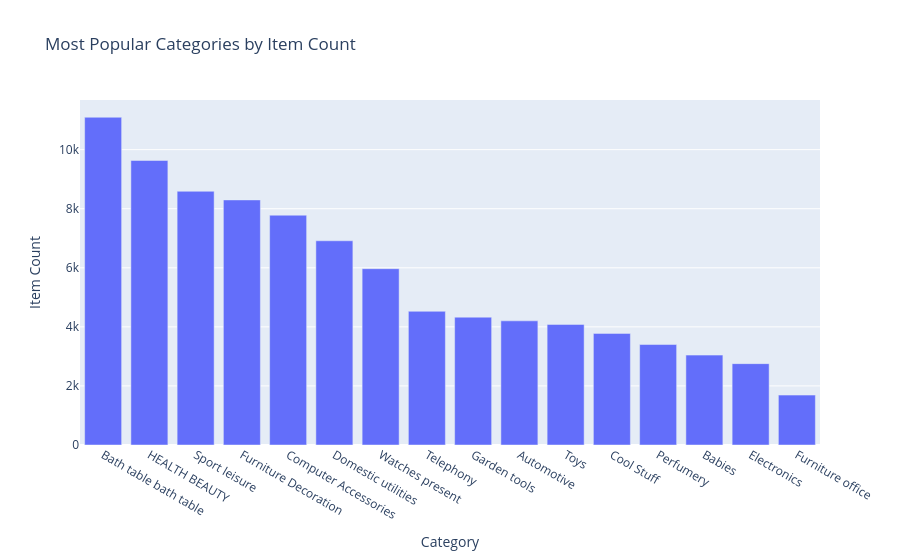
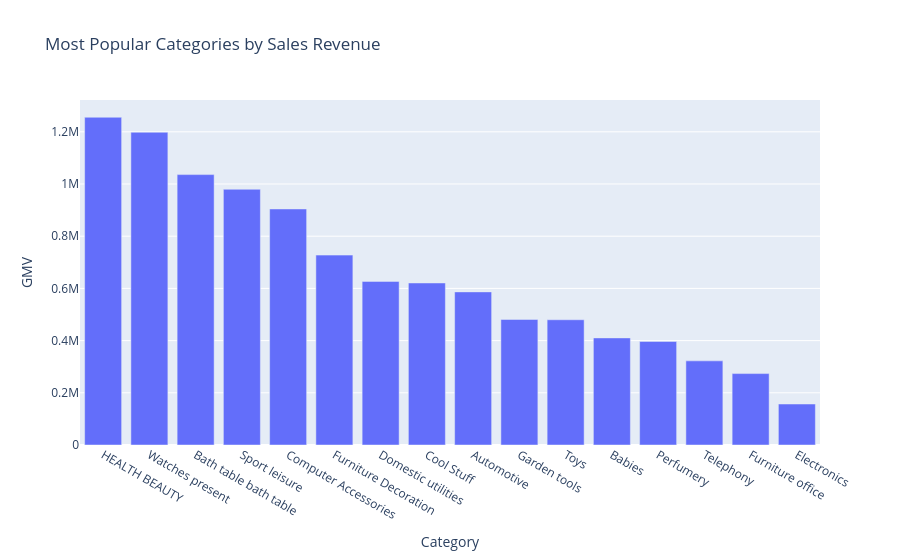
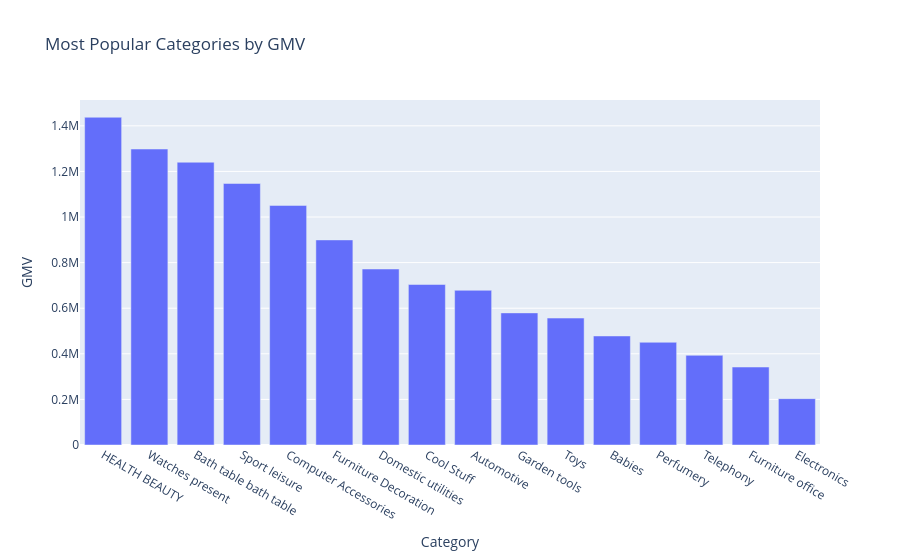

Notebook code cell kept with these figures, in order:
### Markdown cell above
## 4. SQL Task 2 — Most popular categories

Defining popularity in 3 ways: **(1)** by **item count**, **(2)** by **order count**, and by (3) **Category GMV**

### Code cell
sql_popular_categories = '''
WITH base AS (
  SELECT
    p.product_category_name_en AS product_category_name,
    COUNT(*) AS item_cnt,
    SUM(oi.price) AS sales,
    SUM(oi.price + IFNULL(oi.freight_value,0)) AS gross
  FROM order_items oi
    JOIN orders o ON o.order_id = oi.order_id
    JOIN products p ON p.product_id = oi.product_id
  WHERE TRUE
    AND o.order_status IN ('delivered', 'shipped', 'invoiced', 'processing', 'created', 'approved')
  GROUP BY p.product_category_name_en
),

-- Creating ranks for each category based on the different metrics.  Using RANK() instead of ROW_NUMBER() because RANK() allows for ties.
rank_cnt AS (
  SELECT *, RANK() OVER (ORDER BY item_cnt DESC) AS r_cnt FROM base
),
rank_sales AS (
  SELECT *, RANK() OVER (ORDER BY sales DESC) AS r_gmv FROM base
),
rank_gross AS (
  SELECT *, RANK() OVER (ORDER BY gross DESC) AS r_gross FROM base
)

SELECT
  b.product_category_name,
  b.item_cnt,
  b.sales,
  b.gross,
  rc.r_cnt,
  rs.r_gmv,
  rg.r_gross
FROM base b
  JOIN rank_cnt rc USING (product_category_name, item_cnt, sales, gross)
  JOIN rank_sales rs USING (product_category_name, item_cnt, sales, gross)
  JOIN rank_gross rg USING (product_category_name, item_cnt, sales, gross)
WHERE TRUE
  AND (
    rc.r_cnt <= 15 
    OR 
    rs.r_gmv <= 15 
    OR 
    rg.r_gross <= 15
  )
ORDER BY r_gmv, r_cnt, r_gross;
'''
popular_categories = pd.read_sql(sql_popular_categories, con)

sorted_popular_categories = popular_categories.sort_values('item_cnt', ascending=False)
fig1 = px.bar(sorted_popular_categories, x='product_category_name', y='item_cnt',
              title='Most Popular Categories by Item Count', hover_data=['sales','gross'])
fig1.update_layout(xaxis_title='Category', yaxis_title='Item Count')
fig1.show()

fig2 = px.bar(popular_categories, x='product_category_name', y='sales',
              title='Most Popular Categories by Sales Revenue', hover_data=['item_cnt','gross'])
fig2.update_layout(xaxis_title='Category', yaxis_title='GMV')
fig2.show()

fig3 = px.bar(popular_categories, x='product_category_name', y='gross',
              title='Most Popular Categories by GMV', hover_data=['item_cnt','sales'])
fig3.update_layout(xaxis_title='Category', yaxis_title='GMV')
fig3.show()

popular_categories.head(20)

### Figure 1 — Plotly figure (JSON) as saved in the notebook; plotly's stock layout.template omitted (floating-point values rounded to 4 significant figures)
{"data": [{"alignmentgroup": "True", "customdata": [[1036000.0, 1240000.0], [1256000.0, 1438000.0], [979700.0, 1147000.0], [727500.0, 899600.0], [904300.0, 1051000.0], [626800.0, 772000.0], [1198000.0, 1298000.0], [322300.0, 393300.0], [481000.0, 579500.0], [586600.0, 678600.0], [479800.0, 556800.0], [620800.0, 704100.0], [396600.0, 450600.0], [410300.0, 478320], [157100.0, 203400.0], [273600.0, 342100.0]], "hovertemplate": "product_category_name=%{x}<br>item_cnt=%{y}<br>sales=%{customdata[0]}<br>gross=%{customdata[1]}<extra></extra>", "legendgroup": "", "marker": {"color": "#636efa", "pattern": {"shape": ""}}, "name": "", "offsetgroup": "", "orientation": "v", "showlegend": false, "textposition": "auto", "type": "bar", "x": ["Bath table bath table", "HEALTH BEAUTY", "Sport leisure", "Furniture Decoration", "Computer Accessories", "Domestic utilities", "Watches present", "Telephony", "Garden tools", "Automotive", "Toys", "Cool Stuff", "Perfumery", "Babies", "Electronics", "Furniture office"], "xaxis": "x", "y": [11097, 9634, 8590, 8298, 7781, 6915, 5970, 4527, 4328, 4204, 4083, 3779, 3402, 3043, 2755, 1690], "yaxis": "y"}], "layout": {"barmode": "relative", "legend": {"tracegroupgap": 0}, "title": {"text": "Most Popular Categories by Item Count"}, "xaxis": {"anchor": "y", "domain": [0, 1], "title": {"text": "Category"}}, "yaxis": {"anchor": "x", "domain": [0, 1], "title": {"text": "Item Count"}}}}

### Figure 2 — Plotly figure (JSON) as saved in the notebook; plotly's stock layout.template omitted (floating-point values rounded to 4 significant figures)
{"data": [{"alignmentgroup": "True", "customdata": [[9634, 1438000.0], [5970, 1298000.0], [11097, 1240000.0], [8590, 1147000.0], [7781, 1051000.0], [8298, 899600.0], [6915, 772000.0], [3779, 704100.0], [4204, 678600.0], [4328, 579500.0], [4083, 556800.0], [3043, 478320], [3402, 450600.0], [4527, 393300.0], [1690, 342100.0], [2755, 203400.0]], "hovertemplate": "product_category_name=%{x}<br>sales=%{y}<br>item_cnt=%{customdata[0]}<br>gross=%{customdata[1]}<extra></extra>", "legendgroup": "", "marker": {"color": "#636efa", "pattern": {"shape": ""}}, "name": "", "offsetgroup": "", "orientation": "v", "showlegend": false, "textposition": "auto", "type": "bar", "x": ["HEALTH BEAUTY", "Watches present", "Bath table bath table", "Sport leisure", "Computer Accessories", "Furniture Decoration", "Domestic utilities", "Cool Stuff", "Automotive", "Garden tools", "Toys", "Babies", "Perfumery", "Telephony", "Furniture office", "Electronics"], "xaxis": "x", "y": [1256000.0, 1198000.0, 1036000.0, 979700.0, 904300.0, 727500.0, 626800.0, 620800.0, 586600.0, 481000.0, 479800.0, 410300.0, 396600.0, 322300.0, 273600.0, 157100.0], "yaxis": "y"}], "layout": {"barmode": "relative", "legend": {"tracegroupgap": 0}, "title": {"text": "Most Popular Categories by Sales Revenue"}, "xaxis": {"anchor": "y", "domain": [0, 1], "title": {"text": "Category"}}, "yaxis": {"anchor": "x", "domain": [0, 1], "title": {"text": "GMV"}}}}

### Figure 3 — Plotly figure (JSON) as saved in the notebook; plotly's stock layout.template omitted (floating-point values rounded to 4 significant figures)
{"data": [{"alignmentgroup": "True", "customdata": [[9634, 1256000.0], [5970, 1198000.0], [11097, 1036000.0], [8590, 979700.0], [7781, 904300.0], [8298, 727500.0], [6915, 626800.0], [3779, 620800.0], [4204, 586600.0], [4328, 481000.0], [4083, 479800.0], [3043, 410300.0], [3402, 396600.0], [4527, 322300.0], [1690, 273600.0], [2755, 157100.0]], "hovertemplate": "product_category_name=%{x}<br>gross=%{y}<br>item_cnt=%{customdata[0]}<br>sales=%{customdata[1]}<extra></extra>", "legendgroup": "", "marker": {"color": "#636efa", "pattern": {"shape": ""}}, "name": "", "offsetgroup": "", "orientation": "v", "showlegend": false, "textposition": "auto", "type": "bar", "x": ["HEALTH BEAUTY", "Watches present", "Bath table bath table", "Sport leisure", "Computer Accessories", "Furniture Decoration", "Domestic utilities", "Cool Stuff", "Automotive", "Garden tools", "Toys", "Babies", "Perfumery", "Telephony", "Furniture office", "Electronics"], "xaxis": "x", "y": [1438000.0, 1298000.0, 1240000.0, 1147000.0, 1051000.0, 899600.0, 772000.0, 704100.0, 678600.0, 579500.0, 556800.0, 478320, 450600.0, 393300.0, 342100.0, 203400.0], "yaxis": "y"}], "layout": {"barmode": "relative", "legend": {"tracegroupgap": 0}, "title": {"text": "Most Popular Categories by GMV"}, "xaxis": {"anchor": "y", "domain": [0, 1], "title": {"text": "Category"}}, "yaxis": {"anchor": "x", "domain": [0, 1], "title": {"text": "GMV"}}}}
